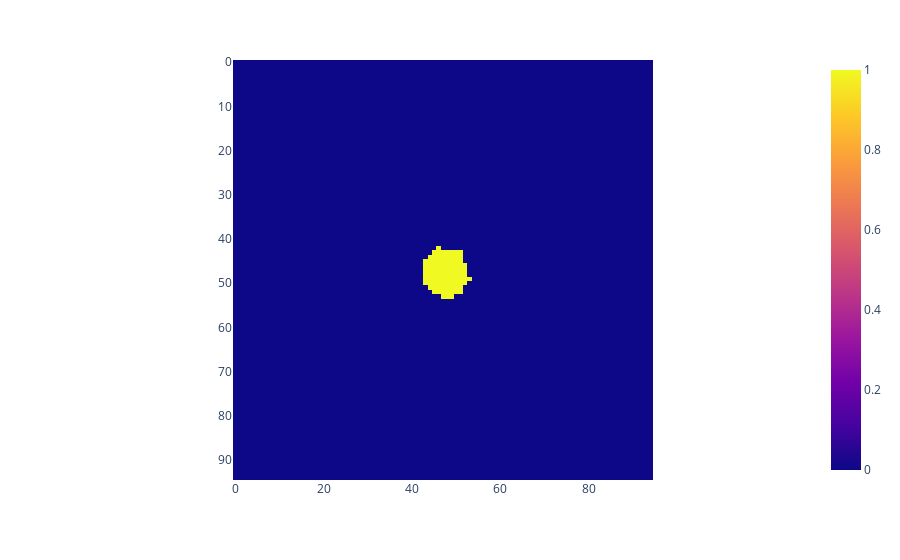

Source (notebook cell):
### Code cell
kernel = np.ones((5,5), np.uint8)
closing = cv2.morphologyEx(grayscale_drop[40].astype("uint8"), cv2.MORPH_CLOSE, kernel)
px.imshow(closing)
# px.imshow(grayscale_drop[5].astype("uint8"))

### Figure 1 — Plotly figure (JSON) as saved in the notebook; plotly's stock layout.template omitted (floating-point values rounded to 4 significant figures; data arrays with more than 128 entries replaced by an {"elided": "..."} marker saying what was removed)
{"data": [{"coloraxis": "coloraxis", "hovertemplate": "x: %{x}<br>y: %{y}<br>color: %{z}<extra></extra>", "name": "0", "type": "heatmap", "xaxis": "x", "yaxis": "y", "z": {"elided": "95x95 int values"}}], "layout": {"coloraxis": {"colorscale": [[0, "#0d0887"], [0.1111, "#46039f"], [0.2222, "#7201a8"], [0.3333, "#9c179e"], [0.4444, "#bd3786"], [0.5556, "#d8576b"], [0.6667, "#ed7953"], [0.7778, "#fb9f3a"], [0.8889, "#fdca26"], [1, "#f0f921"]]}, "margin": {"t": 60}, "xaxis": {"anchor": "y", "constrain": "domain", "domain": [0, 1], "scaleanchor": "y"}, "yaxis": {"anchor": "x", "autorange": "reversed", "constrain": "domain", "domain": [0, 1]}}}
